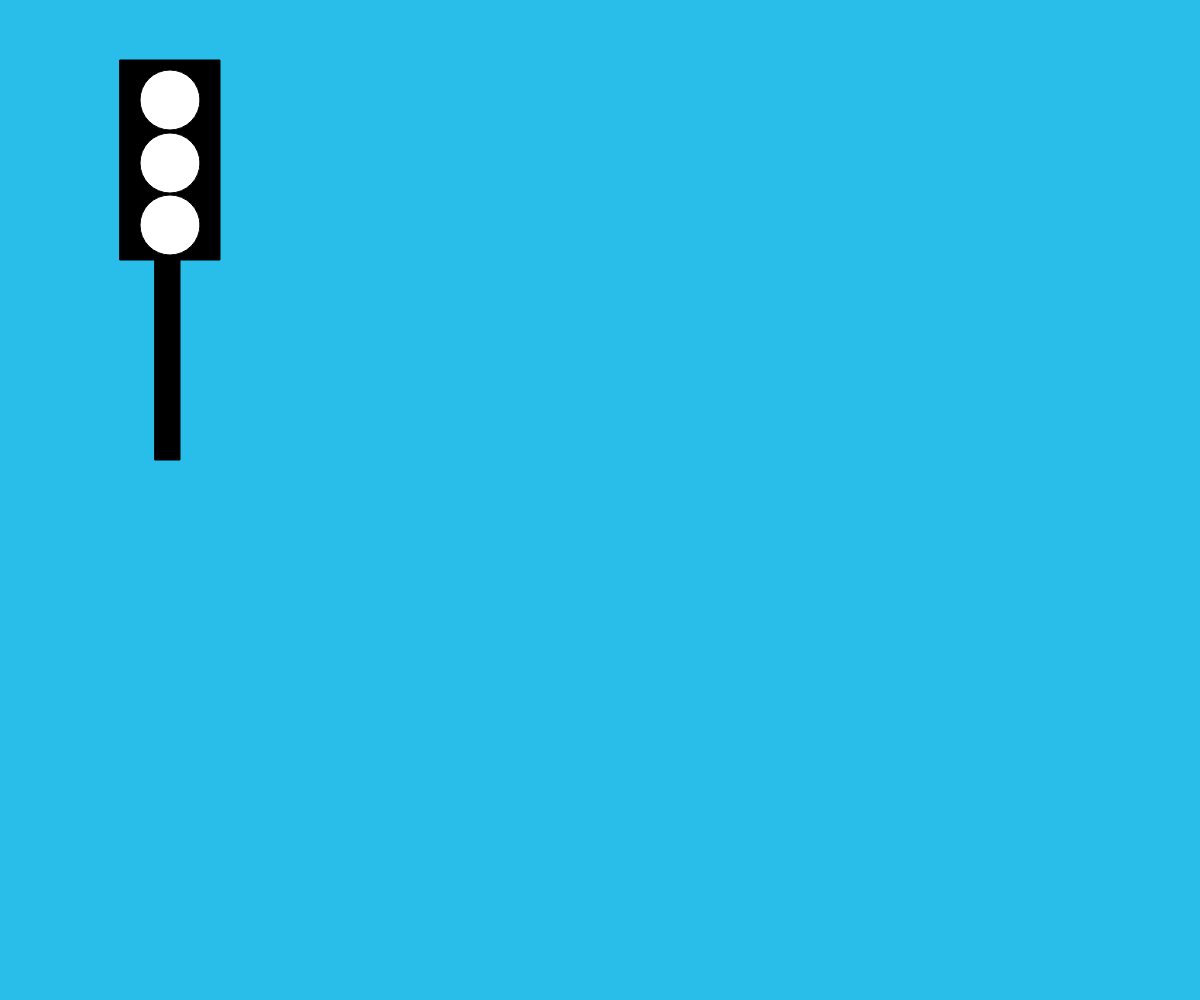
Frame 1 (no input)
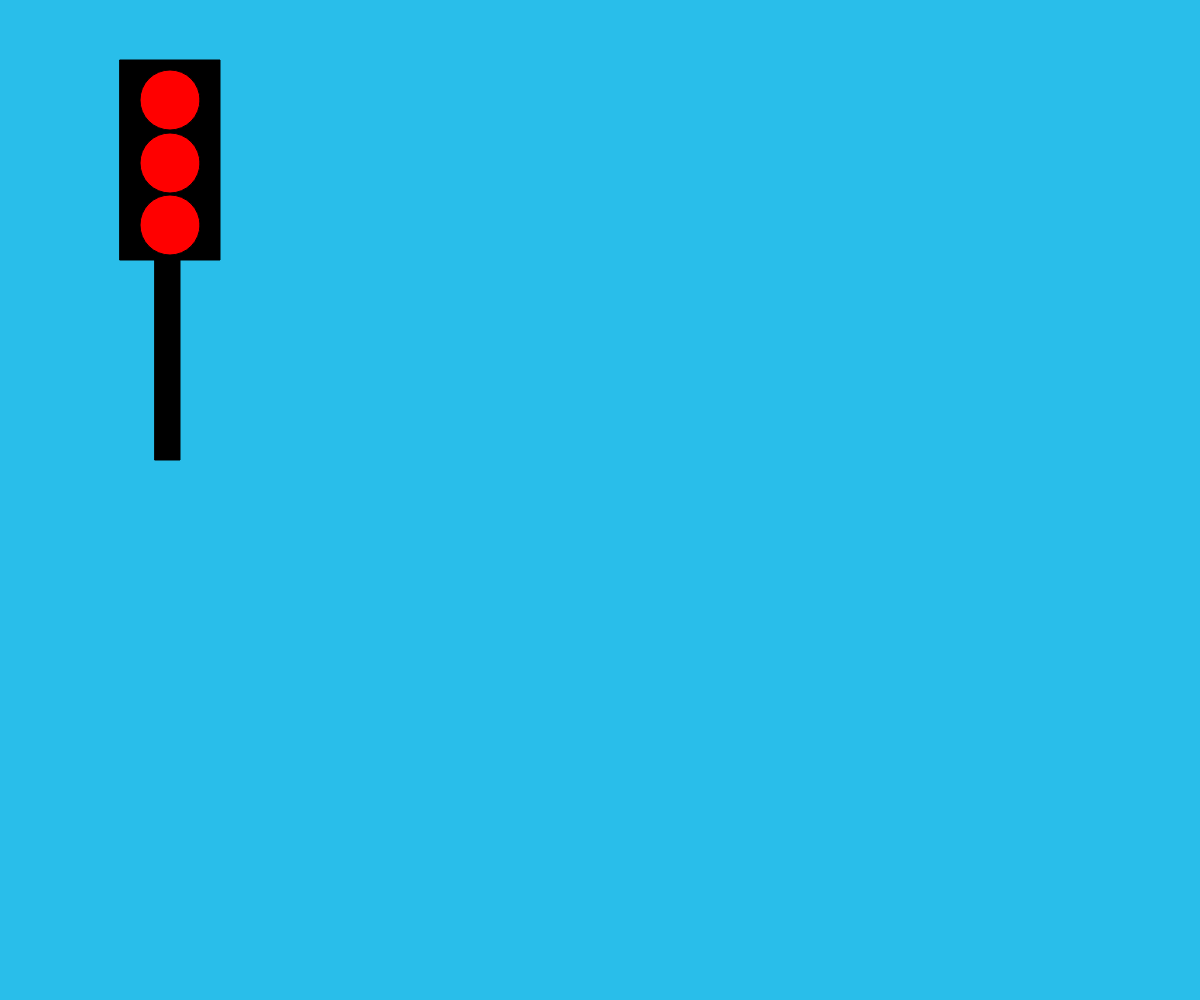
Frame 60 (no input)
Frame 120 (the mouse pressed at the canvas centre since frame 60): identical to frame 60, image omitted

The p5.js sketch that drew these frames (run headless with seeded random() and noise() and a simulated clock; from frame 60 on, the mouse is pressed at the canvas centre):

// p5.js sketch
// ── sketch.js
var fill_color= 'white';

function setup() {
   createCanvas(windowWidth, windowHeight);
}

function draw() {
  background('#29BEEA'); 
  fill('black');
  rect(120,60,100,200);
  rect(155,260,25,200); 
  fill(fill_color);
  ellipse(170,100, 60 ,60);
  ellipse (170,163,60,60);
  ellipse(170,225,60,60);
  if (mouseY <= windowHeight *1  /3 ){
    fill_color = 'red';
  } 
}
